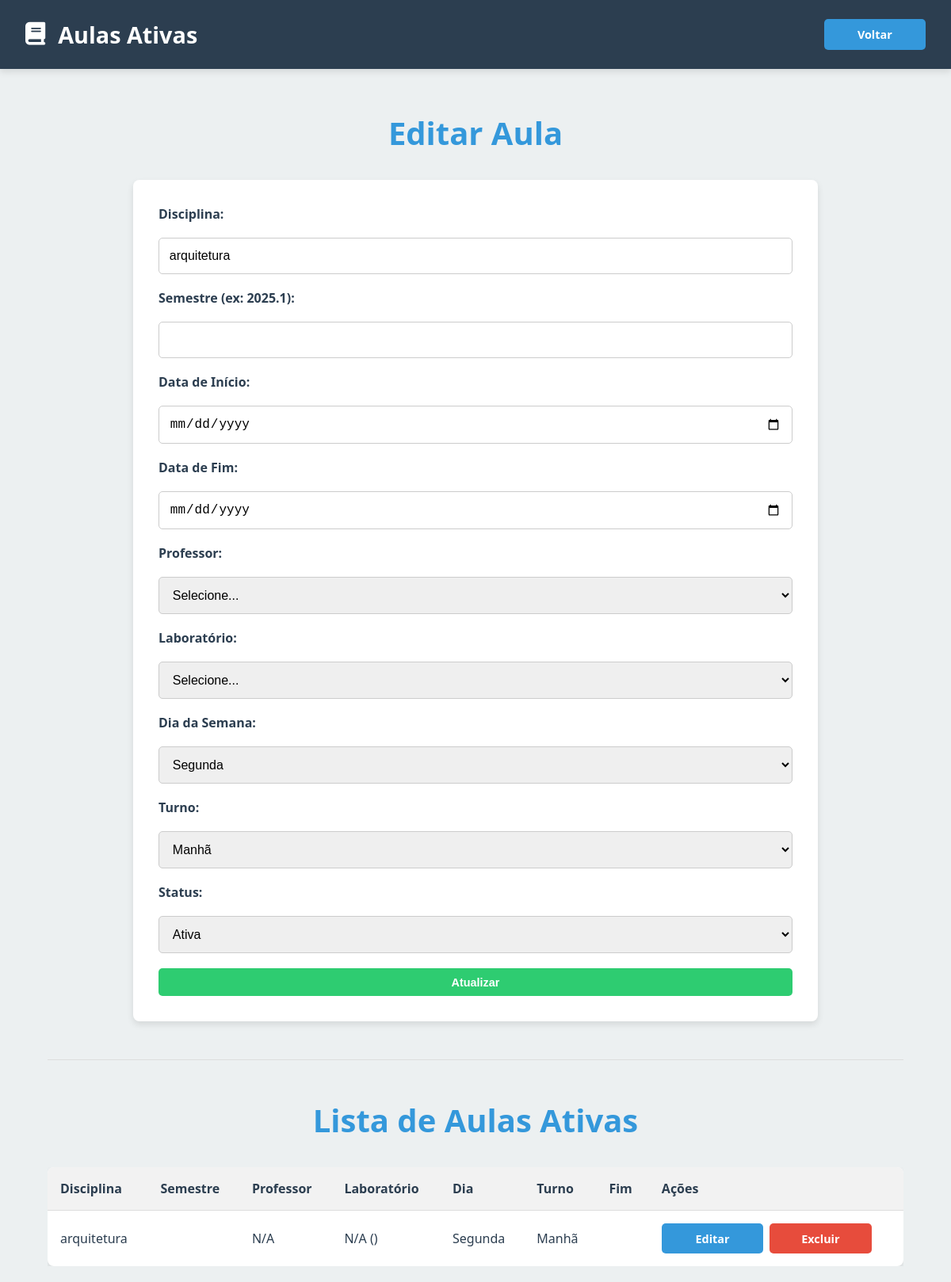
Screenshot of /aulas.php?editar=1 (signed in) with the database file from the repository.
### tables this page shows
CREATE TABLE `aulas` (
  `id` int(11) NOT NULL,
  `disciplina` varchar(100) NOT NULL,
  `professor_id` int(11) DEFAULT NULL,
  `laboratorio_id` int(11) DEFAULT NULL,
  `turno` varchar(50) NOT NULL,
  `dia_semana` varchar(50) NOT NULL,
  `semestre` varchar(10) DEFAULT NULL,
  `data_inicio` date DEFAULT NULL,
  `data_fim` date DEFAULT NULL,
  `status` enum('ativa','arquivada') NOT NULL DEFAULT 'ativa'
);

### aulas.php (the view, shortened to what this page needs)
<?php
require_once "db.php";
$editando = false;
$aula_edit = null;
if (isset($_GET['editar'])) {
    $editando = true;
    $stmt = $conexao->prepare("SELECT * FROM aulas WHERE id=?");
    $stmt->execute([intval($_GET['editar'])]);
    $aula_edit = $stmt->fetch(PDO::FETCH_ASSOC);
}
$sql = "SELECT a.*, p.nome AS professor_nome, l.nome AS lab_nome, l.numero
        FROM aulas a
        LEFT JOIN professores p ON a.professor_id = p.id
        LEFT JOIN laboratorios l ON a.laboratorio_id = l.id
        WHERE a.status = 'ativa'
        ORDER BY a.dia_semana, a.turno";
$aulas = $conexao->query($sql)->fetchAll(PDO::FETCH_ASSOC);
?>
<!DOCTYPE html>
<html lang="pt-br">
<head>
  <link rel="stylesheet" href="css/style.css">
  <link rel="stylesheet" href="https://cdnjs.cloudflare.com/ajax/libs/font-awesome/6.4.0/css/all.min.css">
</head>
<body>
  <div class="header">
    <h1><i class="fas fa-book"></i> Aulas Ativas</h1>
    <a href="index.php" class="btn">Voltar</a>
  </div>
  <div class="container">
    <h2><?= $editando ? "Editar Aula" : "Cadastrar Aula" ?></h2>
    <form method="POST" class="card">
      <label>Disciplina:</label>
      <input type="text" name="disciplina" required value="<?= $aula_edit['disciplina'] ?? '' ?>">
      <label>Semestre (ex: 2025.1):</label>
      <input type="text" name="semestre" value="<?= $aula_edit['semestre'] ?? '' ?>">
      <label>Data de Início:</label>
      <input type="date" name="data_inicio" value="<?= $aula_edit['data_inicio'] ?? '' ?>">
      <label>Data de Fim:</label>
      <input type="date" name="data_fim" value="<?= $aula_edit['data_fim'] ?? '' ?>">
      <label>Professor:</label>
      <select name="professor_id" required>
        <option value="">Selecione...</option>
      </select>
      <label>Laboratório:</label>
      <select name="laboratorio_id" required>
        <option value="">Selecione...</option>
      </select>
      <label>Dia da Semana:</label>
      <select name="dia_semana" required>
        <?php
        $dias = ["segunda","terça","quarta","quinta","sexta"];
        foreach ($dias as $d):
          $sel = (($aula_edit['dia_semana'] ?? '') === $d) ? "selected" : ""; ?>
          <option value="<?= $d ?>" <?= $sel ?>><?= ucfirst($d) ?></option>
        <?php endforeach; ?>
      </select>
      <label>Turno:</label>
      <select name="turno" required>
        <option value="manhã" <?= (($aula_edit['turno'] ?? '') === 'manhã') ? "selected" : "" ?>>Manhã</option>
      </select>
      <label>Status:</label>
      <select name="status" required>
        <option value="ativa" <?= (($aula_edit['status'] ?? 'ativa') === 'ativa') ? "selected" : "" ?>>Ativa</option>
      </select>
      <button type="submit" class="btn"><?= $editando ? "Atualizar" : "Cadastrar" ?></button>
    </form>
    <hr>
    <h2>Lista de Aulas Ativas</h2>
    <div class="table-container">
        <table>
          <tr>
            <th>Disciplina</th>
            <th>Semestre</th>
            <th>Professor</th>
            <th>Laboratório</th>
            <th>Dia</th>
            <th>Turno</th>
            <th>Fim</th>
            <th>Ações</th>
          </tr>
          <?php foreach ($aulas as $a): ?>
            <tr>
              <td><?= htmlspecialchars($a['disciplina']) ?></td>
              <td><?= htmlspecialchars($a['semestre']) ?></td>
              <td><?= htmlspecialchars($a['professor_nome'] ?? 'N/A') ?></td>
              <td><?= htmlspecialchars($a['lab_nome'] ?? 'N/A') ?> (<?= $a['numero'] ?? '' ?>)</td>
              <td><?= ucfirst($a['dia_semana']) ?></td>
              <td><?= ucfirst($a['turno']) ?></td>
              <td><?= !empty($a['data_fim']) ? date('d/m/Y', strtotime($a['data_fim'])) : '' ?></td>
              <td>
                <a href="?editar=<?= $a['id'] ?>" class="btn">Editar</a>
                <a href="?excluir=<?= $a['id'] ?>" class="btn btn-danger" onclick="return confirm('Tem certeza que deseja EXCLUIR PERMANENTEMENTE esta aula? Esta ação não pode ser desfeita.')">Excluir</a>
              </td>
            </tr>
          <?php endforeach; ?>
        </table>
    </div>
  </div>
</body>
</html>

### css/style.css (style rules this page uses)
:root { --primary: #3498db; --secondary: #2ecc71; --danger: #e74c3c; --light: #ecf0f1; --dark: #2c3e50; --white: #ffffff; --shadow: 0 4px 8px rgba(0, 0, 0, 0.1); }
body { font-family: "Segoe UI", Tahoma, Geneva, Verdana, sans-serif; margin: 0; background-color: var(--light); color: var(--dark); }
.container { width: 90%; max-width: 1200px; margin: 0 auto; padding: 20px 0; }
h2 { text-align: center; margin-bottom: 2rem; font-size: 2.5rem; color: var(--primary); }
a { text-decoration: none; color: inherit; }
.card { background-color: var(--white); border-radius: 8px; padding: 1.5rem; box-shadow: var(--shadow); border-left: 5px solid; transition: transform 0.3s ease, box-shadow 0.3s ease; }
.header { display: flex; justify-content: space-between; align-items: center; padding: 1.5rem 2rem; background-color: var(--dark); color: var(--white); box-shadow: var(--shadow); }
.header h1 { font-size: 1.8rem; margin: 0; display: flex; align-items: center; gap: 1rem; }
form.card { padding: 2rem; background: var(--white); border-radius: 8px; box-shadow: var(--shadow); display: grid; grid-template-columns: 1fr; gap: 1rem; border-left: none; max-width: 800px; margin: 2rem auto; }
@media (min-width: 768px) { form.card { gap: 1.2rem; } }
@media (min-width: 768px) { form.card button { grid-column: 1 / -1; } }
form label { font-weight: bold; color: var(--dark); }
form input, form select, form textarea { width: 100%; padding: 0.8rem; border: 1px solid #ccc; border-radius: 5px; font-size: 1rem; box-sizing: border-box; transition: border-color 0.3s, box-shadow 0.3s; }
hr { border: none; border-top: 1px solid #ddd; margin: 3rem 0; }
.table-container { overflow-x: auto; }
table { width: 100%; border-collapse: collapse; background-color: var(--white); box-shadow: var(--shadow); border-radius: 8px; overflow: hidden; min-width: 800px; }
th, td { padding: 1rem; text-align: left; border-bottom: 1px solid #ddd; }
th { background-color: #f2f2f2; font-weight: bold; color: var(--dark); }
tr:last-child td { border-bottom: none; }
.btn, button[type="submit"] { cursor: pointer; padding: 0.6rem 1.2rem; border: none; border-radius: 5px; font-size: 0.9rem; font-weight: bold; text-align: center; transition: background-color 0.3s, transform 0.2s, box-shadow 0.3s; display: inline-flex; align-items: center; justify-content: center; gap: 0.5rem; min-width: 90px; }
.btn { background-color: var(--primary); color: var(--white); }
button[type="submit"] { background-color: var(--secondary); color: var(--white); }
.btn-danger { background-color: var(--danger); color: white !important; }
td:has(> .btn) { display: flex; gap: 0.5rem; align-items: center; }

### rows the page displays
aulas: disciplina "arquitetura", turno "Manhã", status "Ativa", professor_nome "N/A", lab_nome "N/A", dia_semana "Segunda"

### other values shown
form field dia_semana "Segunda"
